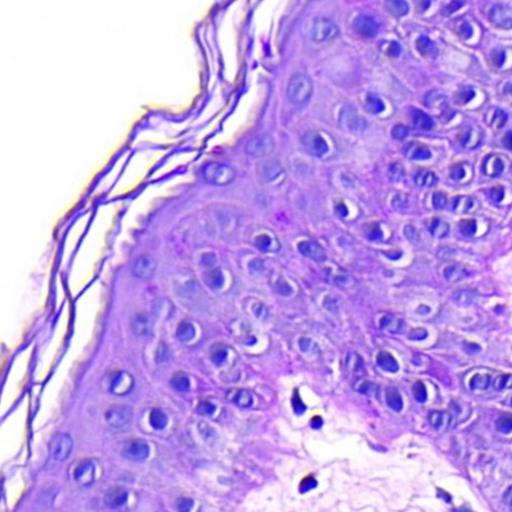
#> input picture Assignment_1/Dataset/Train/Tissue/1.jpg, 512 x 512 px; its folder holds only this picture in this run
$ python train_analysis.py
#> lines starting #> are read from the running program, lines starting #| are printed output that depends on the picture
### Assignment_1/cca.py
import numpy as np
import cv2 as cv
import random
import statistics as st

# to extract the background, the largest white object in our image should be the background

def extractBackground(image):
    v = 245
    height, width = image.shape
    eqlist = []
    label = 0
    labelmatrix = np.zeros(image.shape, dtype='uint16')
    for x in range(0,height):
        for y in range(0,width):
            if image[x][y] > v:
                neighbors = []
                # taking current pixel and inserting its up and left labels in a list
                if x > 0 and image[x-1][y] > v:
                    neighbors.append(labelmatrix[x-1][y])
                if y > 0 and image[x][y-1] > v:
                    neighbors.append(labelmatrix[x][y-1])
                if (y > 0 and x > 0) and image[x-1][y-1] > v:
                    neighbors.append(labelmatrix[x-1][y-1])
                if (y < width-1 and x > 0):
                    if image[x-1][y+1] > v:
                        neighbors.append(labelmatrix[x-1][y+1])

                if not neighbors: # if no neighbors in the list
                    label+=1
                    labelmatrix[x][y] = label
                    eqlist.append(label)
                elif len(neighbors) == 1: # if only one label then copy that label on that coordinate
                    labelmatrix[x][y] = neighbors[0]
                elif len(neighbors) > 1:  # if more than one label
                    if len(set(neighbors)) == 1: # if all having same label
                        labelmatrix[x][y] = neighbors[0]# assign that label
                    else:
                        # assign label based on priority (larger label has higher priority)
                        labelmatrix[x][y] = max(neighbors)
                        labelmatrix[labelmatrix == min(neighbors)] = max(neighbors)

    eqlist = np.delete(np.unique(labelmatrix), np.where(np.unique(labelmatrix) == 0))
    arr_flat = labelmatrix.flatten()

    # Get unique values and their counts
    unique_values, counts = np.unique(arr_flat, return_counts=True)

    # Sort unique values by counts in descending order
    sorted_indices = np.argsort(-counts)
    unique_values_sorted = unique_values[sorted_indices]

    # Find the index of the maximum count
    max_count_index = np.argmax(counts)

    # The most frequent value
    most_frequent_value = unique_values[max_count_index]

    # Second most frequent value
    second_most_frequent_value = None

    # Loop through sorted unique values to find the second most frequent value
    for val in unique_values_sorted:
        if val != unique_values[sorted_indices[0]]:
            second_most_frequent_value = val
            break

    backgroundcolor = second_most_frequent_value

    # now remove the background and color it 0,0,0
    # we have the image in 'image' variable
    for x in range(0,height):
        for y in range(0,width):
            if (labelmatrix[x][y] == backgroundcolor) & (image[x][y] > v):
                image[x][y] = 0
            elif (labelmatrix[x][y] == most_frequent_value) & (image[x][y] > v):
                image[x][y] = 0


    # cv.imshow('pls hoja', image)
    # cv.waitKey()
    # print(eqlist)
    return image

# [136 lines left out: functions CCAwithMode, CCA, not called in this run]

# im_bw = cv.imread('Dataset/Train/Tissue/1.jpg', 0)
# # (thresh, im_bw) = cv.threshold(im_bw, 250, 255, cv.THRESH_BINARY | cv.THRESH_OTSU)
# cv.imshow('input',im_bw)
# # im_bw = cv.bitwise_not(im_bw)
# # im_bw = [[0,255,0,0],
# #          [0,255,0,255],
# #          [255,255,0,255],
# #          [0,0,255,0]]

# im_bw = np.array(im_bw)
# cv.imshow('dsf',extractBackground(im_bw))
# cv.waitKey()

### Assignment_1/train_analysis.py
import cv2 as cv
import numpy as np
import os
import cca

path = 'Dataset/Train/Tissue'
# has list of all tissue images
dir_list = os.listdir(path)

for sample in dir_list:
    im_bw = cv.imread(path+'/'+sample, 0)
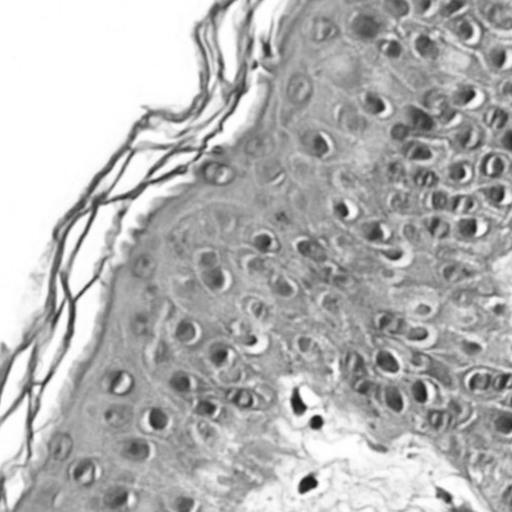
#> im_bw: shape (512, 512); min 22, max 255, mean 179.3
    cv.imshow('Input',im_bw)
    cca.extractBackground(im_bw)
#> after the loop in extractBackground, `for x in range(0,height):`:
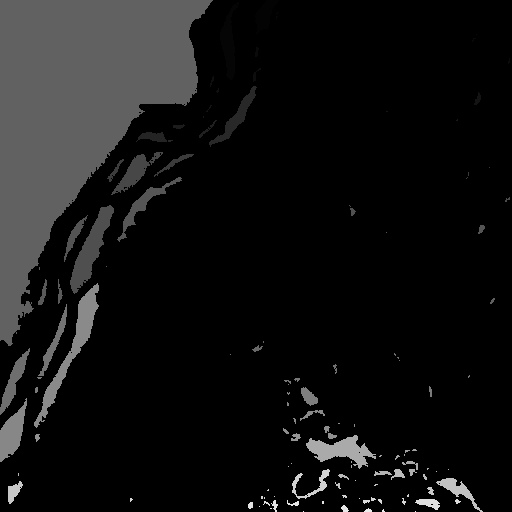
#> labelmatrix: shape (512, 512) uint16; min 0, max 238, mean 18.7
#> after the loop in extractBackground, `for x in range(0,height):`:
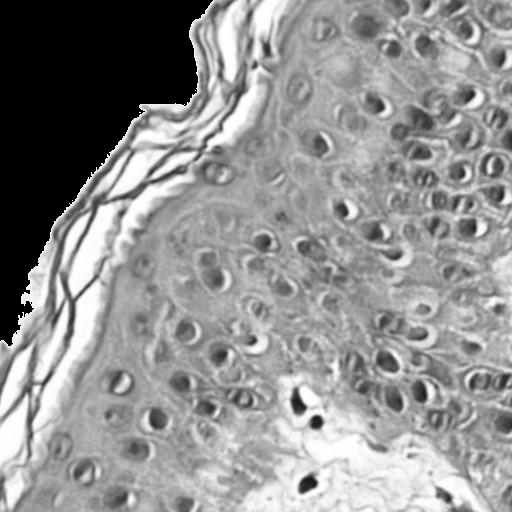
#> image: shape (512, 512); min 0, max 255, mean 144.1

$ run again, on Assignment_1/Dataset/Train/Tissue/13.jpg
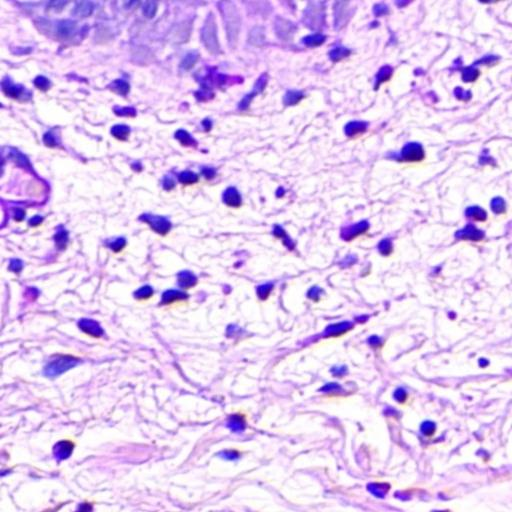
#> input picture Assignment_1/Dataset/Train/Tissue/13.jpg, 512 x 512 px
#> `im_bw = cv.imread(path+'/'+sample, 0)`:
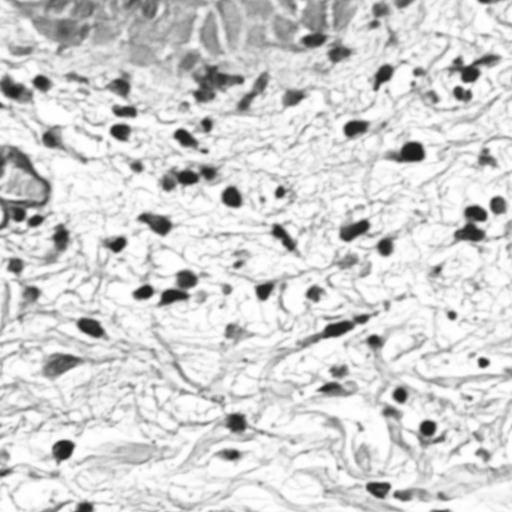
#> im_bw: shape (512, 512); min 20, max 255, mean 209.9
#> after the loop in extractBackground, `for x in range(0,height):`:
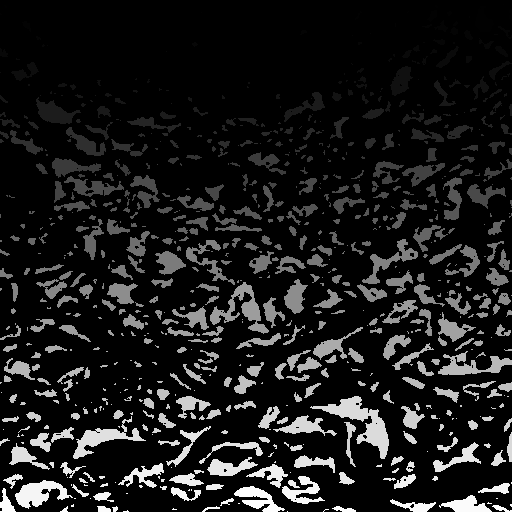
#> labelmatrix: shape (512, 512) uint16; min 0, max 1756, mean 187.5; drawn with min black and max white

$ run again, on Assignment_1/Dataset/Train/Tissue/14.jpg
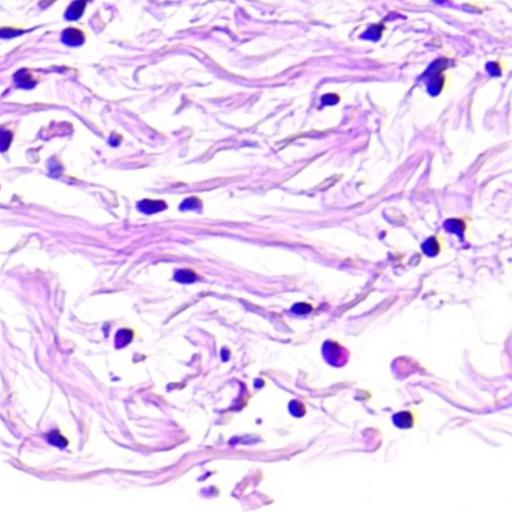
#> input picture Assignment_1/Dataset/Train/Tissue/14.jpg, 512 x 512 px
#> after the loop in extractBackground, `for x in range(0,height):`:
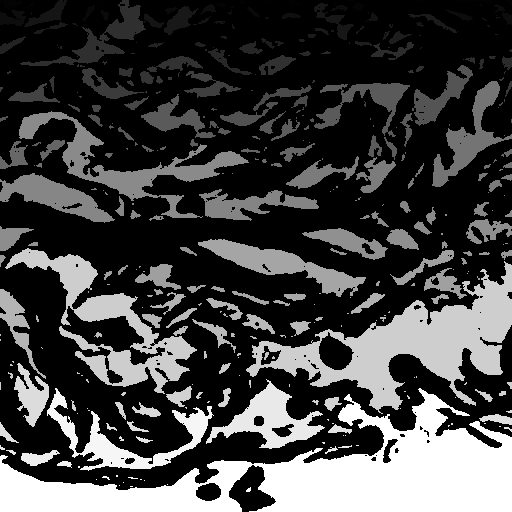
#> labelmatrix: shape (512, 512) uint16; min 0, max 1249, mean 329.5; drawn with min black and max white
#> after the loop in extractBackground, `for x in range(0,height):`:
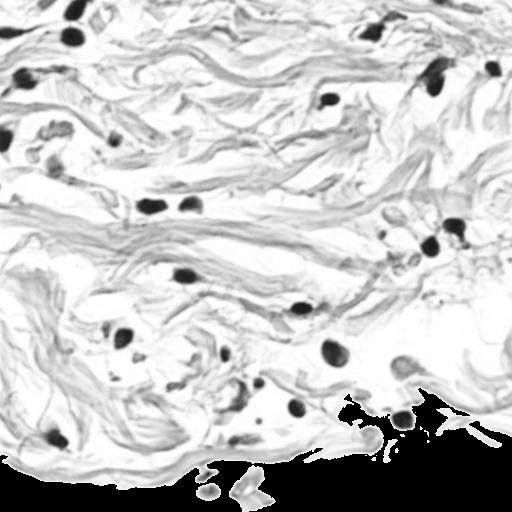
#> image: shape (512, 512); min 0, max 255, mean 197.7

$ run again, on Assignment_1/Dataset/Train/Tissue/15.jpg
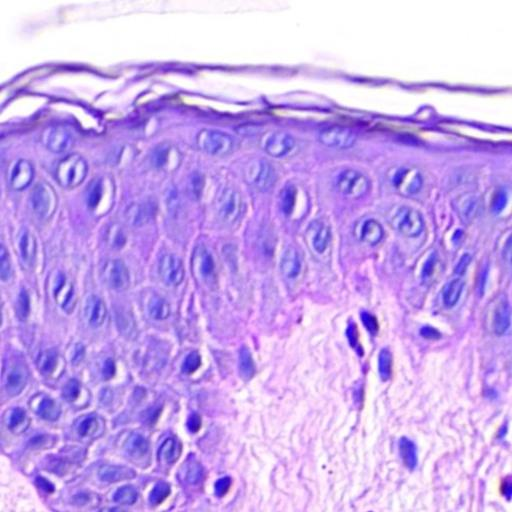
#> input picture Assignment_1/Dataset/Train/Tissue/15.jpg, 512 x 512 px
#> after the loop in extractBackground, `for x in range(0,height):`:
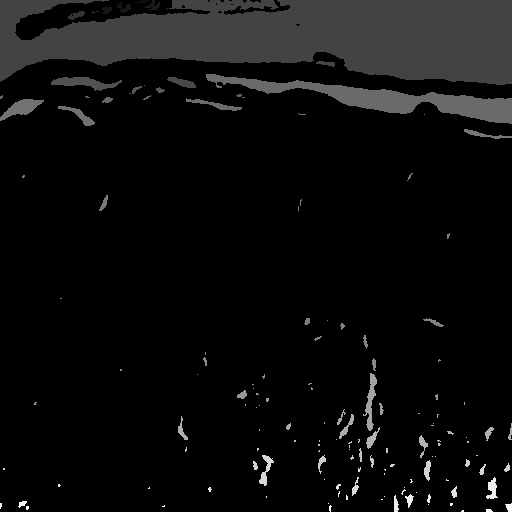
#> labelmatrix: shape (512, 512) uint16; min 0, max 272, mean 13.3; drawn with min black and max white
#> after the loop in extractBackground, `for x in range(0,height):`:
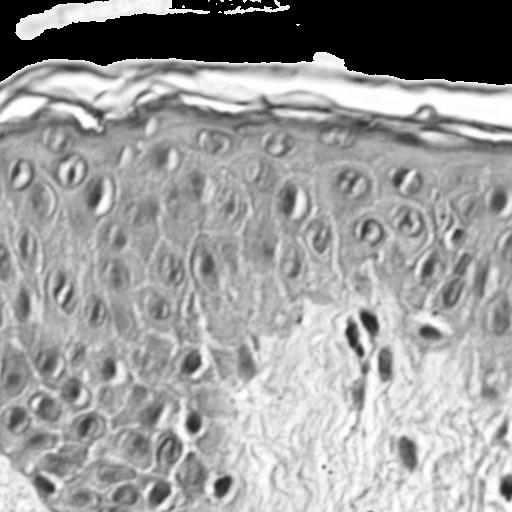
#> image: shape (512, 512); min 0, max 255, mean 155.5

$ run again, on Assignment_1/Dataset/Train/Tissue/10.jpg
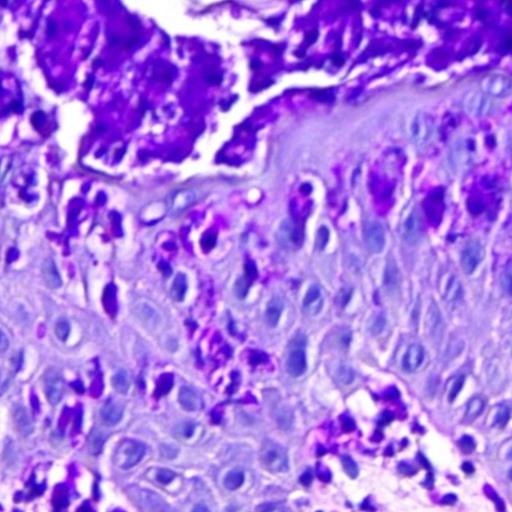
#> input picture Assignment_1/Dataset/Train/Tissue/10.jpg, 512 x 512 px
#> `im_bw = cv.imread(path+'/'+sample, 0)`:
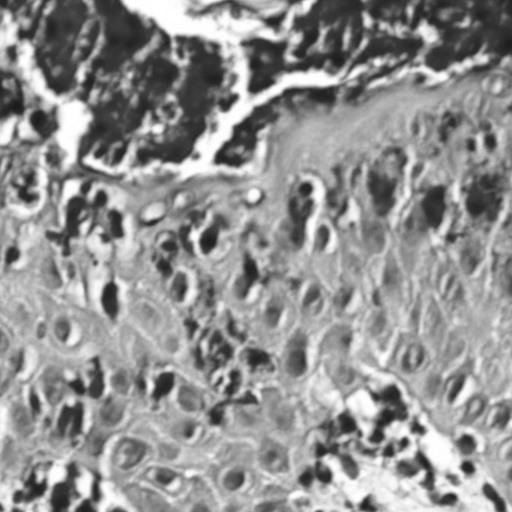
#> im_bw: shape (512, 512); min 25, max 255, mean 145.8
#> after the loop in extractBackground, `for x in range(0,height):`:
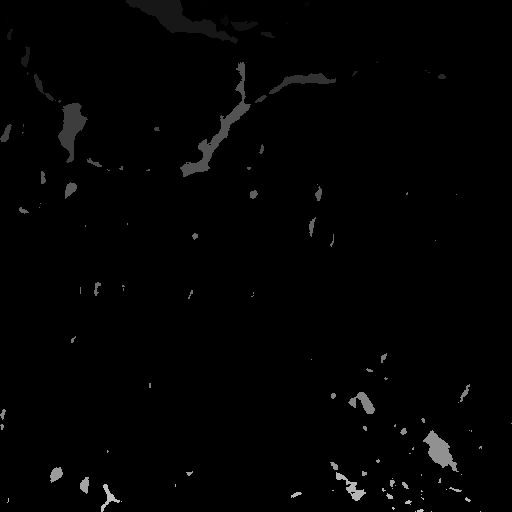
#> labelmatrix: shape (512, 512) uint16; min 0, max 197, mean 2.5
